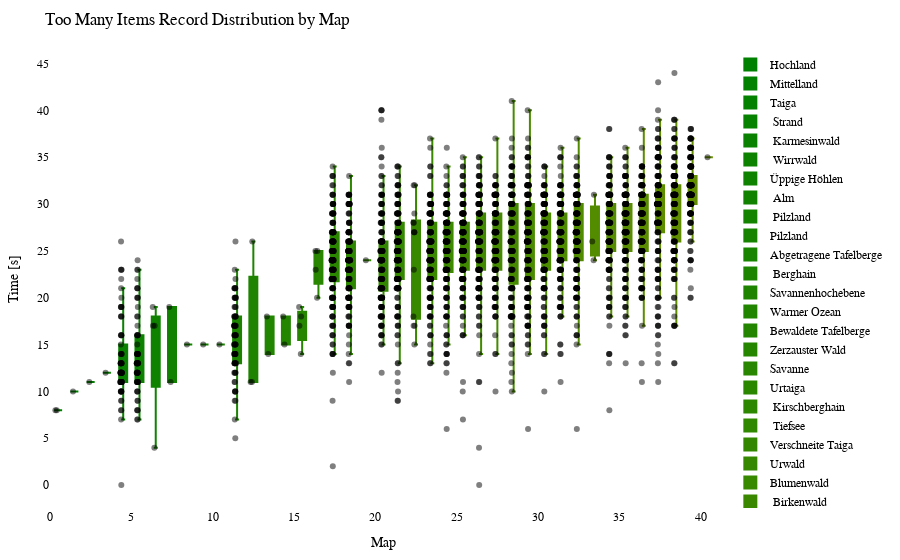

The code cell stored with this chart in its notebook:
### Code cell
import plotly.graph_objects as go
import plotly.io as pio

df = getRecordsDataframe(minigame="Sammelwahn")

# sort df columns by mean value 
df = df.reindex(df.mean().sort_values().index, axis=1)

# drop sum column
df = df.drop(columns=["Sum"])

# remove "Punkte" from all columns
df.columns = df.columns.str.replace('Punkte', '')

cmap = LinearSegmentedColormap.from_list("green_orange", ["green", "orange"])
colors = [to_hex(cmap(i / (num_columns - 1))) for i in range(num_columns)]

# Calculate the offset for centering the data points
num_columns = len(df.columns)
offset = 0.5

# Create a Swarm plot using Plotly
fig = go.Figure()

for i, (column, color) in enumerate(zip(df.columns, colors)):
    x_values = [i + offset] * len(df[column])  # Adjust x-values with offset for horizontal centering
    fig.add_trace(go.Box(x=x_values,
                         y=df[column],
                         name=column,
                         boxpoints='all',
                         pointpos=-0.5,  # Adjust point position to prevent overlapping
                         marker=dict(color='rgba(0,0,0,0.5)', size=6),  # Adjust marker color and size
                         line=dict(color=color),
                         fillcolor=color,
                         hovertext=df_to_html.index,
                         hoverinfo='name+text+y',
                         showlegend=True))

fig.update_layout(title="Too Many Items Record Distribution by Map",
                  xaxis=dict(title="Map"),
                  yaxis=dict(title="Time [s]"),
                  showlegend=True,
                  font=dict(family="Arial", size=12, color="black"),  # Customize font
                  plot_bgcolor="white",  # Set background color
                  margin=dict(l=50, r=50, t=50, b=50),  # Adjust margins for better layout
                  )

pio.show(fig)

pio.write_html(fig, "out/sammel_swarm_plot.html")

### Figure 1 — Plotly figure (JSON) as saved in the notebook; plotly's stock layout.template omitted (floating-point values rounded to 4 significant figures; data arrays with more than 128 entries replaced by an {"elided": "..."} marker saying what was removed)
{"data": [{"boxpoints": "all", "fillcolor": "#008000", "hoverinfo": "name+text+y", "hovertext": {"elided": "211 str values"}, "line": {"color": "#008000"}, "marker": {"color": "rgba(0,0,0,0.5)", "size": 6}, "name": "Hochland", "pointpos": -0.5, "showlegend": true, "type": "box", "x": {"elided": "211 float values"}, "y": {"elided": "211 int values"}}, {"boxpoints": "all", "fillcolor": "#028000", "hoverinfo": "name+text+y", "hovertext": {"elided": "211 str values"}, "line": {"color": "#028000"}, "marker": {"color": "rgba(0,0,0,0.5)", "size": 6}, "name": "Mittelland", "pointpos": -0.5, "showlegend": true, "type": "box", "x": {"elided": "211 float values"}, "y": {"elided": "211 int values"}}, {"boxpoints": "all", "fillcolor": "#058100", "hoverinfo": "name+text+y", "hovertext": {"elided": "211 str values"}, "line": {"color": "#058100"}, "marker": {"color": "rgba(0,0,0,0.5)", "size": 6}, "name": "Taiga", "pointpos": -0.5, "showlegend": true, "type": "box", "x": {"elided": "211 float values"}, "y": {"elided": "211 int values"}}, {"boxpoints": "all", "fillcolor": "#078100", "hoverinfo": "name+text+y", "hovertext": {"elided": "211 str values"}, "line": {"color": "#078100"}, "marker": {"color": "rgba(0,0,0,0.5)", "size": 6}, "name": " Strand", "pointpos": -0.5, "showlegend": true, "type": "box", "x": {"elided": "211 float values"}, "y": {"elided": "211 int values"}}, {"boxpoints": "all", "fillcolor": "#0a8100", "hoverinfo": "name+text+y", "hovertext": {"elided": "211 str values"}, "line": {"color": "#0a8100"}, "marker": {"color": "rgba(0,0,0,0.5)", "size": 6}, "name": " Karmesinwald", "pointpos": -0.5, "showlegend": true, "type": "box", "x": {"elided": "211 float values"}, "y": {"elided": "211 int values"}}, {"boxpoints": "all", "fillcolor": "#0c8200", "hoverinfo": "name+text+y", "hovertext": {"elided": "211 str values"}, "line": {"color": "#0c8200"}, "marker": {"color": "rgba(0,0,0,0.5)", "size": 6}, "name": " Wirrwald", "pointpos": -0.5, "showlegend": true, "type": "box", "x": {"elided": "211 float values"}, "y": {"elided": "211 int values"}}, {"boxpoints": "all", "fillcolor": "#0f8200", "hoverinfo": "name+text+y", "hovertext": {"elided": "211 str values"}, "line": {"color": "#0f8200"}, "marker": {"color": "rgba(0,0,0,0.5)", "size": 6}, "name": "Üppige Höhlen", "pointpos": -0.5, "showlegend": true, "type": "box", "x": {"elided": "211 float values"}, "y": {"elided": "211 int values"}}, {"boxpoints": "all", "fillcolor": "#118200", "hoverinfo": "name+text+y", "hovertext": {"elided": "211 str values"}, "line": {"color": "#118200"}, "marker": {"color": "rgba(0,0,0,0.5)", "size": 6}, "name": " Alm", "pointpos": -0.5, "showlegend": true, "type": "box", "x": {"elided": "211 float values"}, "y": {"elided": "211 int values"}}, {"boxpoints": "all", "fillcolor": "#148300", "hoverinfo": "name+text+y", "hovertext": {"elided": "211 str values"}, "line": {"color": "#148300"}, "marker": {"color": "rgba(0,0,0,0.5)", "size": 6}, "name": " Pilzland", "pointpos": -0.5, "showlegend": true, "type": "box", "x": {"elided": "211 float values"}, "y": {"elided": "211 int values"}}, {"boxpoints": "all", "fillcolor": "#178300", "hoverinfo": "name+text+y", "hovertext": {"elided": "211 str values"}, "line": {"color": "#178300"}, "marker": {"color": "rgba(0,0,0,0.5)", "size": 6}, "name": "Pilzland", "pointpos": -0.5, "showlegend": true, "type": "box", "x": {"elided": "211 float values"}, "y": {"elided": "211 int values"}}, {"boxpoints": "all", "fillcolor": "#198400", "hoverinfo": "name+text+y", "hovertext": {"elided": "211 str values"}, "line": {"color": "#198400"}, "marker": {"color": "rgba(0,0,0,0.5)", "size": 6}, "name": "Abgetragene Tafelberge", "pointpos": -0.5, "showlegend": true, "type": "box", "x": {"elided": "211 float values"}, "y": {"elided": "211 int values"}}, {"boxpoints": "all", "fillcolor": "#1c8400", "hoverinfo": "name+text+y", "hovertext": {"elided": "211 str values"}, "line": {"color": "#1c8400"}, "marker": {"color": "rgba(0,0,0,0.5)", "size": 6}, "name": " Berghain", "pointpos": -0.5, "showlegend": true, "type": "box", "x": {"elided": "211 float values"}, "y": {"elided": "211 int values"}}, {"boxpoints": "all", "fillcolor": "#1e8400", "hoverinfo": "name+text+y", "hovertext": {"elided": "211 str values"}, "line": {"color": "#1e8400"}, "marker": {"color": "rgba(0,0,0,0.5)", "size": 6}, "name": "Savannenhochebene", "pointpos": -0.5, "showlegend": true, "type": "box", "x": {"elided": "211 float values"}, "y": {"elided": "211 int values"}}, {"boxpoints": "all", "fillcolor": "#218500", "hoverinfo": "name+text+y", "hovertext": {"elided": "211 str values"}, "line": {"color": "#218500"}, "marker": {"color": "rgba(0,0,0,0.5)", "size": 6}, "name": "Warmer Ozean", "pointpos": -0.5, "showlegend": true, "type": "box", "x": {"elided": "211 float values"}, "y": {"elided": "211 int values"}}, {"boxpoints": "all", "fillcolor": "#238500", "hoverinfo": "name+text+y", "hovertext": {"elided": "211 str values"}, "line": {"color": "#238500"}, "marker": {"color": "rgba(0,0,0,0.5)", "size": 6}, "name": "Bewaldete Tafelberge", "pointpos": -0.5, "showlegend": true, "type": "box", "x": {"elided": "211 float values"}, "y": {"elided": "211 int values"}}, {"boxpoints": "all", "fillcolor": "#268600", "hoverinfo": "name+text+y", "hovertext": {"elided": "211 str values"}, "line": {"color": "#268600"}, "marker": {"color": "rgba(0,0,0,0.5)", "size": 6}, "name": "Zerzauster Wald", "pointpos": -0.5, "showlegend": true, "type": "box", "x": {"elided": "211 float values"}, "y": {"elided": "211 int values"}}, {"boxpoints": "all", "fillcolor": "#288600", "hoverinfo": "name+text+y", "hovertext": {"elided": "211 str values"}, "line": {"color": "#288600"}, "marker": {"color": "rgba(0,0,0,0.5)", "size": 6}, "name": "Savanne", "pointpos": -0.5, "showlegend": true, "type": "box", "x": {"elided": "211 float values"}, "y": {"elided": "211 int values"}}, {"boxpoints": "all", "fillcolor": "#2b8600", "hoverinfo": "name+text+y", "hovertext": {"elided": "211 str values"}, "line": {"color": "#2b8600"}, "marker": {"color": "rgba(0,0,0,0.5)", "size": 6}, "name": "Urtaiga", "pointpos": -0.5, "showlegend": true, "type": "box", "x": {"elided": "211 float values"}, "y": {"elided": "211 int values"}}, {"boxpoints": "all", "fillcolor": "#2e8700", "hoverinfo": "name+text+y", "hovertext": {"elided": "211 str values"}, "line": {"color": "#2e8700"}, "marker": {"color": "rgba(0,0,0,0.5)", "size": 6}, "name": " Kirschberghain", "pointpos": -0.5, "showlegend": true, "type": "box", "x": {"elided": "211 float values"}, "y": {"elided": "211 int values"}}, {"boxpoints": "all", "fillcolor": "#308700", "hoverinfo": "name+text+y", "hovertext": {"elided": "211 str values"}, "line": {"color": "#308700"}, "marker": {"color": "rgba(0,0,0,0.5)", "size": 6}, "name": " Tiefsee", "pointpos": -0.5, "showlegend": true, "type": "box", "x": {"elided": "211 float values"}, "y": {"elided": "211 int values"}}, {"boxpoints": "all", "fillcolor": "#338700", "hoverinfo": "name+text+y", "hovertext": {"elided": "211 str values"}, "line": {"color": "#338700"}, "marker": {"color": "rgba(0,0,0,0.5)", "size": 6}, "name": "Verschneite Taiga", "pointpos": -0.5, "showlegend": true, "type": "box", "x": {"elided": "211 float values"}, "y": {"elided": "211 int values"}}, {"boxpoints": "all", "fillcolor": "#358800", "hoverinfo": "name+text+y", "hovertext": {"elided": "211 str values"}, "line": {"color": "#358800"}, "marker": {"color": "rgba(0,0,0,0.5)", "size": 6}, "name": "Urwald", "pointpos": -0.5, "showlegend": true, "type": "box", "x": {"elided": "211 float values"}, "y": {"elided": "211 int values"}}, {"boxpoints": "all", "fillcolor": "#388800", "hoverinfo": "name+text+y", "hovertext": {"elided": "211 str values"}, "line": {"color": "#388800"}, "marker": {"color": "rgba(0,0,0,0.5)", "size": 6}, "name": "Blumenwald", "pointpos": -0.5, "showlegend": true, "type": "box", "x": {"elided": "211 float values"}, "y": {"elided": "211 int values"}}, {"boxpoints": "all", "fillcolor": "#3a8800", "hoverinfo": "name+text+y", "hovertext": {"elided": "211 str values"}, "line": {"color": "#3a8800"}, "marker": {"color": "rgba(0,0,0,0.5)", "size": 6}, "name": " Birkenwald", "pointpos": -0.5, "showlegend": true, "type": "box", "x": {"elided": "211 float values"}, "y": {"elided": "211 int values"}}, {"boxpoints": "all", "fillcolor": "#3d8900", "hoverinfo": "name+text+y", "hovertext": {"elided": "211 str values"}, "line": {"color": "#3d8900"}, "marker": {"color": "rgba(0,0,0,0.5)", "size": 6}, "name": " Sumpf", "pointpos": -0.5, "showlegend": true, "type": "box", "x": {"elided": "211 float values"}, "y": {"elided": "211 int values"}}, {"boxpoints": "all", "fillcolor": "#408900", "hoverinfo": "name+text+y", "hovertext": {"elided": "211 str values"}, "line": {"color": "#408900"}, "marker": {"color": "rgba(0,0,0,0.5)", "size": 6}, "name": " Bambusdschungel", "pointpos": -0.5, "showlegend": true, "type": "box", "x": {"elided": "211 float values"}, "y": {"elided": "211 int values"}}, {"boxpoints": "all", "fillcolor": "#428a00", "hoverinfo": "name+text+y", "hovertext": {"elided": "211 str values"}, "line": {"color": "#428a00"}, "marker": {"color": "rgba(0,0,0,0.5)", "size": 6}, "name": " Dschungel", "pointpos": -0.5, "showlegend": true, "type": "box", "x": {"elided": "211 float values"}, "y": {"elided": "211 int values"}}, {"boxpoints": "all", "fillcolor": "#458a00", "hoverinfo": "name+text+y", "hovertext": {"elided": "211 str values"}, "line": {"color": "#458a00"}, "marker": {"color": "rgba(0,0,0,0.5)", "size": 6}, "name": "Zerzauste Hügel", "pointpos": -0.5, "showlegend": true, "type": "box", "x": {"elided": "211 float values"}, "y": {"elided": "211 int values"}}, {"boxpoints": "all", "fillcolor": "#478a00", "hoverinfo": "name+text+y", "hovertext": {"elided": "211 str values"}, "line": {"color": "#478a00"}, "marker": {"color": "rgba(0,0,0,0.5)", "size": 6}, "name": "Verschneite Ebene", "pointpos": -0.5, "showlegend": true, "type": "box", "x": {"elided": "211 float values"}, "y": {"elided": "211 int values"}}, {"boxpoints": "all", "fillcolor": "#4a8b00", "hoverinfo": "name+text+y", "hovertext": {"elided": "211 str values"}, "line": {"color": "#4a8b00"}, "marker": {"color": "rgba(0,0,0,0.5)", "size": 6}, "name": " Taiga", "pointpos": -0.5, "showlegend": true, "type": "box", "x": {"elided": "211 float values"}, "y": {"elided": "211 int values"}}, {"boxpoints": "all", "fillcolor": "#4c8b00", "hoverinfo": "name+text+y", "hovertext": {"elided": "211 str values"}, "line": {"color": "#4c8b00"}, "marker": {"color": "rgba(0,0,0,0.5)", "size": 6}, "name": "Zerzauste Savanne", "pointpos": -0.5, "showlegend": true, "type": "box", "x": {"elided": "211 float values"}, "y": {"elided": "211 int values"}}, {"boxpoints": "all", "fillcolor": "#4f8b00", "hoverinfo": "name+text+y", "hovertext": {"elided": "211 str values"}, "line": {"color": "#4f8b00"}, "marker": {"color": "rgba(0,0,0,0.5)", "size": 6}, "name": " Wald", "pointpos": -0.5, "showlegend": true, "type": "box", "x": {"elided": "211 float values"}, "y": {"elided": "211 int values"}}, {"boxpoints": "all", "fillcolor": "#518c00", "hoverinfo": "name+text+y", "hovertext": {"elided": "211 str values"}, "line": {"color": "#518c00"}, "marker": {"color": "rgba(0,0,0,0.5)", "size": 6}, "name": " Savannenhochebene", "pointpos": -0.5, "showlegend": true, "type": "box", "x": {"elided": "211 float values"}, "y": {"elided": "211 int values"}}, {"boxpoints": "all", "fillcolor": "#548c00", "hoverinfo": "name+text+y", "hovertext": {"elided": "211 str values"}, "line": {"color": "#548c00"}, "marker": {"color": "rgba(0,0,0,0.5)", "size": 6}, "name": " Sonnenblumenebene", "pointpos": -0.5, "showlegend": true, "type": "box", "x": {"elided": "211 float values"}, "y": {"elided": "211 int values"}}, {"boxpoints": "all", "fillcolor": "#578d00", "hoverinfo": "name+text+y", "hovertext": {"elided": "211 str values"}, "line": {"color": "#578d00"}, "marker": {"color": "rgba(0,0,0,0.5)", "size": 6}, "name": "Lichter Dschungel", "pointpos": -0.5, "showlegend": true, "type": "box", "x": {"elided": "211 float values"}, "y": {"elided": "211 int values"}}, {"boxpoints": "all", "fillcolor": "#598d00", "hoverinfo": "name+text+y", "hovertext": {"elided": "211 str values"}, "line": {"color": "#598d00"}, "marker": {"color": "rgba(0,0,0,0.5)", "size": 6}, "name": "Dichter Wald", "pointpos": -0.5, "showlegend": true, "type": "box", "x": {"elided": "211 float values"}, "y": {"elided": "211 int values"}}, {"boxpoints": "all", "fillcolor": "#5c8d00", "hoverinfo": "name+text+y", "hovertext": {"elided": "211 str values"}, "line": {"color": "#5c8d00"}, "marker": {"color": "rgba(0,0,0,0.5)", "size": 6}, "name": "Sonnenblumenebene", "pointpos": -0.5, "showlegend": true, "type": "box", "x": {"elided": "211 float values"}, "y": {"elided": "211 int values"}}, {"boxpoints": "all", "fillcolor": "#5e8e00", "hoverinfo": "name+text+y", "hovertext": {"elided": "211 str values"}, "line": {"color": "#5e8e00"}, "marker": {"color": "rgba(0,0,0,0.5)", "size": 6}, "name": " Savanne", "pointpos": -0.5, "showlegend": true, "type": "box", "x": {"elided": "211 float values"}, "y": {"elided": "211 int values"}}, {"boxpoints": "all", "fillcolor": "#618e00", "hoverinfo": "name+text+y", "hovertext": {"elided": "211 str values"}, "line": {"color": "#618e00"}, "marker": {"color": "rgba(0,0,0,0.5)", "size": 6}, "name": " Ebene", "pointpos": -0.5, "showlegend": true, "type": "box", "x": {"elided": "211 float values"}, "y": {"elided": "211 int values"}}, {"boxpoints": "all", "fillcolor": "#638e00", "hoverinfo": "name+text+y", "hovertext": {"elided": "211 str values"}, "line": {"color": "#638e00"}, "marker": {"color": "rgba(0,0,0,0.5)", "size": 6}, "name": " Blumenwald", "pointpos": -0.5, "showlegend": true, "type": "box", "x": {"elided": "211 float values"}, "y": {"elided": "211 int values"}}, {"boxpoints": "all", "fillcolor": "#668f00", "hoverinfo": "name+text+y", "hovertext": {"elided": "211 str values"}, "line": {"color": "#668f00"}, "marker": {"color": "rgba(0,0,0,0.5)", "size": 6}, "name": " Tropfsteinhöhlen", "pointpos": -0.5, "showlegend": true, "type": "box", "x": {"elided": "211 float values"}, "y": {"elided": "211 int values"}}], "layout": {"font": {"color": "black", "family": "Arial", "size": 12}, "margin": {"b": 50, "l": 50, "r": 50, "t": 50}, "plot_bgcolor": "white", "showlegend": true, "title": {"text": "Too Many Items Record Distribution by Map"}, "xaxis": {"title": {"text": "Map"}}, "yaxis": {"title": {"text": "Time [s]"}}}}
